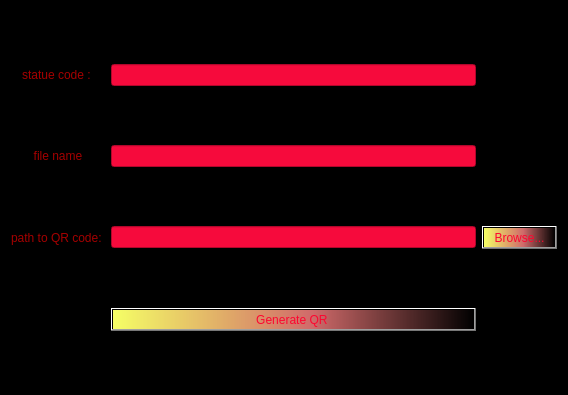
<?xml version="1.0" encoding="UTF-8"?>
<ui version="4.0">
 <class>Dialog</class>
 <widget class="QDialog" name="Dialog">
  <property name="geometry">
   <rect>
    <x>0</x>
    <y>0</y>
    <width>568</width>
    <height>395</height>
   </rect>
  </property>
  <property name="windowTitle">
   <string>Dialog</string>
  </property>
  <property name="styleSheet">
   <string notr="true">background-color: rgb(0, 0, 0);</string>
  </property>
  <layout class="QGridLayout" name="gridLayout">
   <item row="2" column="2">
    <widget class="QPushButton" name="files_browser_button">
     <property name="styleSheet">
      <string notr="true">font: 75 italic 16pt &quot;URW Bookman L&quot;;
background-color: qlineargradient(spread:pad, x1:0, y1:0, x2:1, y2:0, stop:0 rgba(245, 255, 102, 255), stop:0.55 rgba(255, 130, 130, 208), stop:1 rgba(0, 0, 0, 255));
color: rgb(253, 6, 48);</string>
     </property>
     <property name="text">
      <string>Browse...</string>
     </property>
    </widget>
   </item>
   <item row="0" column="1">
    <widget class="QLineEdit" name="statu_name_line_edit">
     <property name="styleSheet">
      <string notr="true">font: italic 16pt &quot;URW Bookman L&quot;;
background-color: rgb(246, 10, 60);
border-color: rgb(78, 154, 6);</string>
     </property>
    </widget>
   </item>
   <item row="2" column="0">
    <widget class="QLabel" name="label_2">
     <property name="styleSheet">
      <string notr="true">font: 75 italic 17pt &quot;URW Bookman L&quot;;
color: rgb(164, 0, 0);</string>
     </property>
     <property name="text">
      <string>path to QR code: </string>
     </property>
    </widget>
   </item>
   <item row="2" column="1">
    <widget class="QLineEdit" name="directory_path">
     <property name="styleSheet">
      <string notr="true">font: italic 16pt &quot;URW Bookman L&quot;;
background-color: rgb(246, 10, 60);
border-color: rgb(78, 154, 6);</string>
     </property>
    </widget>
   </item>
   <item row="0" column="0">
    <widget class="QLabel" name="label">
     <property name="styleSheet">
      <string notr="true">font: 75 italic 17pt &quot;URW Bookman L&quot;;
color: rgb(164, 0, 0);
</string>
     </property>
     <property name="text">
      <string>&lt;html&gt;&lt;head/&gt;&lt;body&gt;&lt;p align=&quot;center&quot;&gt;statue code : &lt;/p&gt;&lt;/body&gt;&lt;/html&gt;</string>
     </property>
    </widget>
   </item>
   <item row="1" column="1">
    <widget class="QLineEdit" name="file_nameLineEdit">
     <property name="styleSheet">
      <string notr="true">font: italic 16pt &quot;URW Bookman L&quot;;
background-color: rgb(246, 10, 60);
border-color: rgb(78, 154, 6);</string>
     </property>
    </widget>
   </item>
   <item row="1" column="0">
    <widget class="QLabel" name="label_3">
     <property name="styleSheet">
      <string notr="true">font: 75 italic 17pt &quot;URW Bookman L&quot;;
color: rgb(164, 0, 0);</string>
     </property>
     <property name="text">
      <string>&lt;html&gt;&lt;head/&gt;&lt;body&gt;&lt;p align=&quot;center&quot;&gt;file name&lt;/p&gt;&lt;/body&gt;&lt;/html&gt;</string>
     </property>
    </widget>
   </item>
   <item row="3" column="1">
    <widget class="QPushButton" name="generate_QR_code_file">
     <property name="styleSheet">
      <string notr="true">font: 75 italic 16pt &quot;URW Bookman L&quot;;
background-color: qlineargradient(spread:pad, x1:0, y1:0, x2:1, y2:0, stop:0 rgba(245, 255, 102, 255), stop:0.55 rgba(255, 130, 130, 208), stop:1 rgba(0, 0, 0, 255));
color: rgb(253, 6, 48);</string>
     </property>
     <property name="text">
      <string>Generate QR </string>
     </property>
    </widget>
   </item>
  </layout>
 </widget>
 <layoutdefault spacing="6" margin="11"/>
 <resources/>
 <connections/>
</ui>
